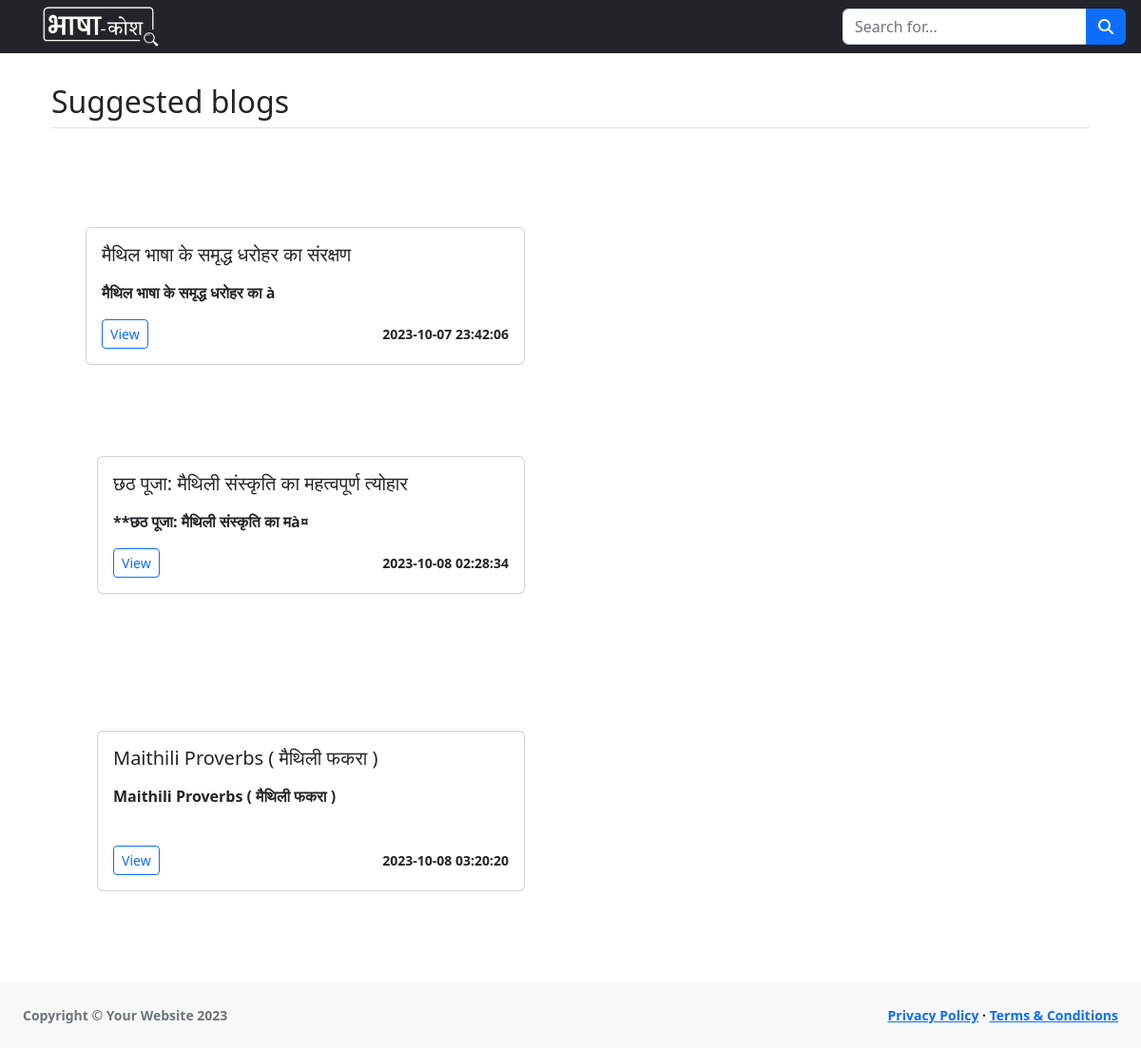
The page /profile/dashboard/view-blog.php on the database its author committed.
### tables this page shows
CREATE TABLE `blogs` (
  `id` int NOT NULL,
  `email` varchar(255) NOT NULL,
  `title` varchar(255) NOT NULL,
  `language` varchar(50) NOT NULL,
  `categories` varchar(255) DEFAULT NULL,
  `content` text NOT NULL,
  `created_at` timestamp NULL DEFAULT CURRENT_TIMESTAMP,
  `updated_at` timestamp NULL DEFAULT CURRENT_TIMESTAMP ON UPDATE CURRENT_TIMESTAMP
);

### profile/dashboard/view-blog.php (the view, shortened to what this page needs)
<!DOCTYPE html>
<html lang="en">
<head>
    <link href="https://cdn.jsdelivr.net/npm/simple-datatables@7.1.2/dist/style.min.css" rel="stylesheet" />
    <link href="css/styles.css" rel="stylesheet" />
</head>
<body class="sb-nav-fixed">
    <nav class="sb-topnav navbar navbar-expand navbar-dark bg-dark">
        <a class="navbar-brand ps-3" href="#">
            <span class="navbar-brand-text logo"><img src="../../images/Bhasha-Kosh Logo (1).png"
                    style="width: 180px; height: auto;" /></span>
        </a>
        <form class="d-none d-md-inline-block form-inline ms-auto me-0 me-md-3 my-2 my-md-0">
            <div class="input-group">
                <input class="form-control" type="text" placeholder="Search for..." aria-label="Search for..."
                    aria-describedby="btnNavbarSearch" />
                <button class="btn btn-primary" id="btnNavbarSearch" type="button"><i
                        class="fas fa-search"></i></button>
            </div>
        </form>
    </nav>
    <div class="mx-auto p-2 mt-100" style="width: 200px;"></div>
    <div id="layoutSidenav_content ms-2">
        <main>
            <?php
            require("../../database.php");
                    ?>
            <div class="container px-4 py-5" id="custom-cards">
                <h2 class="pb-2 border-bottom">Suggested blogs</h2>
                <div class="album py-5 bg-body-tertiary">
                    <div class="row">
                        <?php
                        $query = "SELECT * FROM blogs LIMIT 3";
                        $result = $con->query($query);
                        while ($row = $result->fetch_assoc()) {
                            ?>
                            <div class="col-sm-6 mb-3 mb-sm-0 p-5">
                                <div class="card">
                                    <div class="card-body">
                                        <h5 class="card-title">
                                            <?php echo $row["title"]; ?>
                                        </h5>
                                        <p class="card-text">
                                            <?php echo substr($row["content"], 0, 100); ?>
                                        </p>
                                        <div class="d-flex justify-content-between align-items-center">
                                            <div class="btn-group">
                                                <a href="view-blog.php?id=<?php echo $row["id"] ?>"
                                                    class="btn btn-sm btn-outline-primary">View</a>
                                            </div>
                                            <small class="text-body-secondary">
                                                <?php echo $row["created_at"] ?>
                                            </small>
                                        </div>
                                    </div>
                                </div>
                            </div>
                        </div>
                    <?php } ?>
                </div>
    <?php
    include("footer.php");
    ?>

### rows shown on the page
blogs: title "मैथिल भाषा के समृद्ध धरोहर का संरक्षण", content "मैथिल भाषा के समृद्ध धरोहर का à", created_at "2023-10-07 23:42:06"
blogs: title "छठ पूजा: मैथिली संस्कृति का महत्वपूर्ण त्योहार", content "**छठ पूजा: मैथिली संस्कृति का मà¤", created_at "2023-10-08 02:28:34"
blogs: title "Maithili Proverbs ( मैथिली फकरा )", content "Maithili Proverbs ( मैथिली फकरा )", created_at "2023-10-08 03:20:20"
